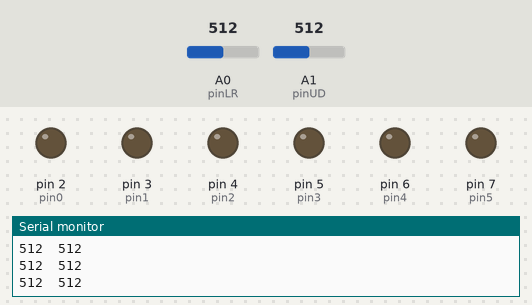
The sketch below on a simulated Arduino Uno, built with avr-gcc and run on an emulated ATmega328P. Parts: output pins drawn as LEDs (lit = HIGH), the last lines printed to the serial monitor. The inputs (shaded band) are chosen by the test bench; at power-on: A0 (pinLR) = 512, A1 (pinUD) = 512.

Above: at 1.2 s.
1.3 s: A0 (pinLR) set to 212
2.8 s: A0 (pinLR) set to 182
At 4.0 s:
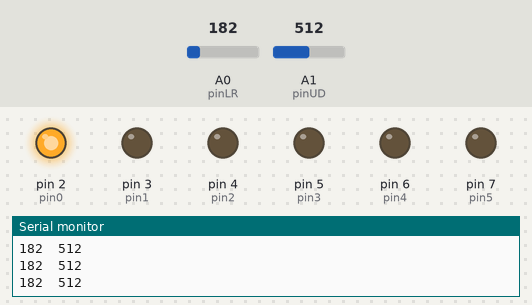
4.3 s: A1 (pinUD) set to 208
5.8 s: A1 (pinUD) set to 190
At 7.0 s:
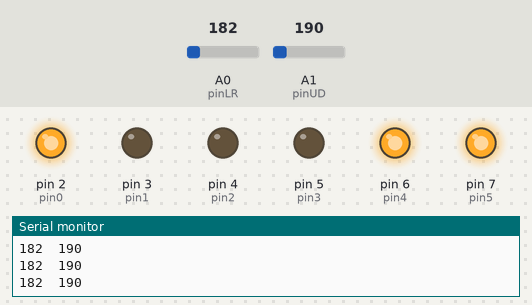
7.3 s: A1 (pinUD) set to 1023
At 8.3 s:
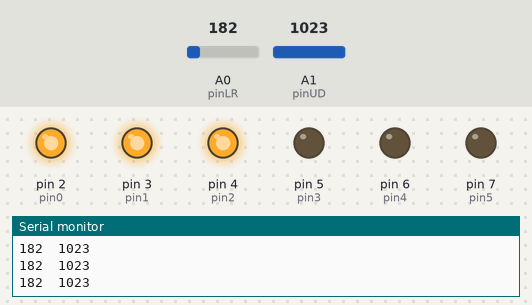
8.8 s: A0 (pinLR) set to 210
At 9.4 s:
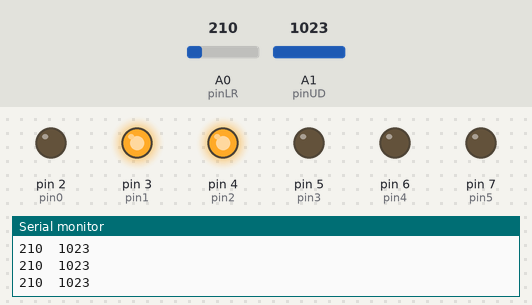
Timing chart, 0 to 11.3 s (numbered marks = the images above; inputs shaded):
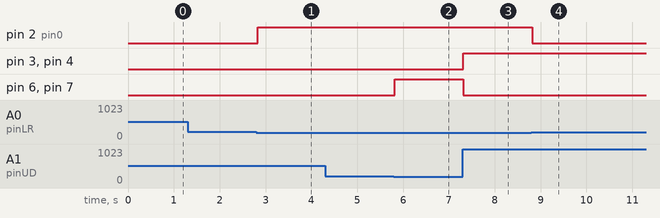

The sketch:

Joystick.ino
```cpp
//Controlling Led By Button
//Turns on and off a LED ,when pressings button attach to pin12
//Email:support@sunfounder.com
//Website:www.sunfounder.com
//2015.5.7
/**********************************/
/**********************************/

const int pinLR = A0;
const int pinUD = A1;

const int pin0 = 2;
const int pin1 = 3;
const int pin2 = 4;
const int pin3 = 5;
const int pin4 = 6;
const int pin5 = 7;


void setup()
{
  Serial.begin(9600);
  pinMode(pinLR, INPUT);
  pinMode(pinUD, INPUT);

  pinMode(pin0, OUTPUT);
  pinMode(pin1, OUTPUT);
  pinMode(pin2, OUTPUT);
  pinMode(pin3, OUTPUT);
  pinMode(pin4, OUTPUT);
  pinMode(pin5, OUTPUT);
}
/**********************************/
void loop()
{
  int valueLR = analogRead(pinLR);
  int valueUD = analogRead(pinUD);


  Serial.print(valueLR);
  Serial.print("  ");
  Serial.print(valueUD);
  Serial.print("  ");
  Serial.println(" ");

  // UP threshhold
  if (valueUD > 800)
  {
    digitalWrite(pin1,HIGH);
    digitalWrite(pin2,HIGH);
  }
  else
  {
    digitalWrite(pin1,LOW);
    digitalWrite(pin2,LOW);
  }

  // DOWN threshhold
  if (valueUD < 200)
  {
    digitalWrite(pin4,HIGH);
    digitalWrite(pin5,HIGH);
  }
  else
  {
    digitalWrite(pin4,LOW);
    digitalWrite(pin5,LOW);
  }

  // LEFT threshhold
  if (valueLR > 800)
  {
    digitalWrite(pin3,HIGH);
  }
  else
  {
    digitalWrite(pin3,LOW);
  }

  // RIGHT threshhold
  if (valueLR < 200)
  {
    digitalWrite(pin0,HIGH);
  }
  else
  {
    digitalWrite(pin0,LOW);
  }


}
/************************************/
```

Measured:
- the behaviour switches between 200 and 199 on A0 (pinLR) (found by bisection; images 0 and 1)
- the behaviour switches between 200 and 199 on A1 (pinUD) (found by bisection; images 1 and 2)
- after the input at 2.8 s, pin 2 (pin0): LOW → HIGH at once
- after the input at 5.8 s, pin 6 (pin4), pin 7 (pin5): LOW → HIGH at once
- after the input at 7.3 s, pin 3 (pin1), pin 4 (pin2): LOW → HIGH at once; pin 6 (pin4), pin 7 (pin5): HIGH → LOW at once
- after the input at 8.8 s, pin 2 (pin0): HIGH → LOW at once
